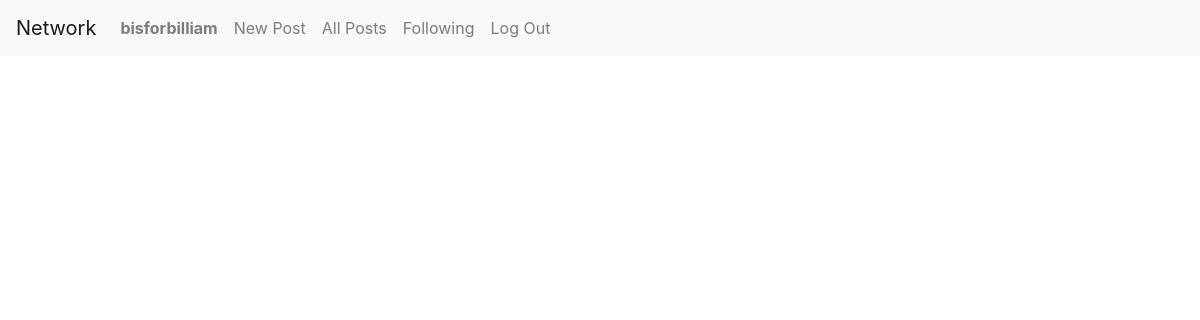
Page / (signed in) on the earlier database version.
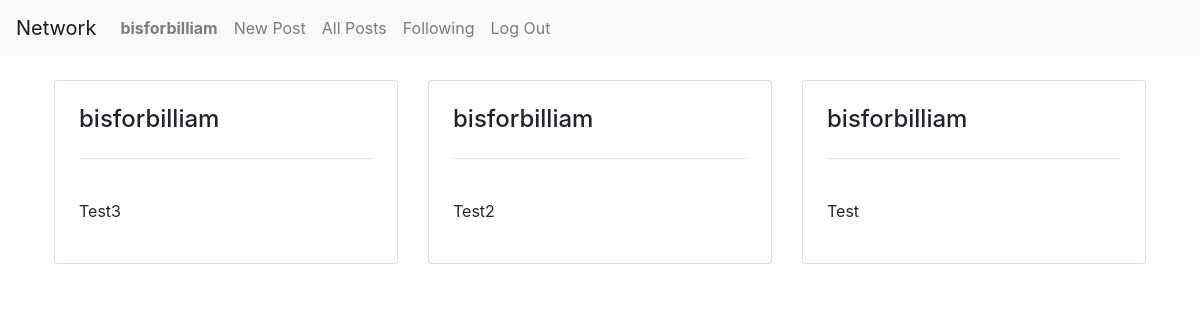
Same page on the later database version.
### network/models.py (models this page shows, shortened)
class User(AbstractUser):
    pass

class Entry(models.Model):
    post_id = models.AutoField(primary_key=True, default=None)
    poster = models.ForeignKey(User, on_delete=models.CASCADE, related_name="poster")
    content = models.TextField(default=None)
    timestamp = models.DateTimeField(auto_now_add=True)
    likes = models.IntegerField(default=0)

### network/views.py (the view)
# urls.py: path("", views.index, name="index"),
def index(request):
    allPosts = Entry.objects.all().order_by("-timestamp")
    paginator = Paginator(allPosts, 10)
    pageNumber = request.GET.get('page')
    pageObject = paginator.get_page(pageNumber)
    return render(request, "network/index.html", {
        "posts": pageObject
    })

### network/templates/network/index.html (shortened to what this page needs)
{% extends "network/layout.html" %}
{% block body %}
    <div class="container p-4">
        <div class="row">
            {% for post in posts %}
                <div class="col-lg-4 col-md-6 col-sm-12 pb-4">
                    <div class= "card h-100 p-4">
                        <h4>{{post.poster}}</h4>
                        <hr>
                        <br>
                        <p>{{post.content}}</p>
                    </div>
                </div>
            {% endfor %}
        </div>
    </div>
{% endblock %}

### network/templates/network/layout.html (shortened to what this page needs)
{% load static %}
<!DOCTYPE html>
<html lang="en">
    <head>
        <link rel="stylesheet" href="https://stackpath.bootstrapcdn.com/bootstrap/4.4.1/css/bootstrap.min.css">
        <link href="{% static 'network/styles.css' %}" rel="stylesheet">
    </head>
    <body>
        <nav class="navbar navbar-expand-lg navbar-light bg-light">
            <a class="navbar-brand" href="#">Network</a>
            <div>
              <ul class="navbar-nav mr-auto">
                {% if user.is_authenticated %}
                    <li class="nav-item">
                        <a class="nav-link" href="#"><strong>{{ user.username }}</strong></a>
                    </li>
                    <li class="nav-item">
                        <a class="nav-link" href="{% url 'new' %}">New Post</a>
                    </li>
                {% endif %}
                <li class="nav-item">
                  <a class="nav-link" href="{% url 'index' %}">All Posts</a>
                </li>
                {% if user.is_authenticated %}
                    <li class="nav-item">
                        <a class="nav-link" href="#">Following</a>
                    </li>
                    <li class="nav-item">
                        <a class="nav-link" href="{% url 'logout' %}">Log Out</a>
                    </li>
                {% endif %}
              </ul>
            </div>
          </nav>
        <div class="body">
            {% block body %}
            {% endblock %}
        </div>
    </body>
</html>

Differences in the rows shown:
added Entry: poster "bisforbilliam", content "Test3"
added Entry: poster "bisforbilliam", content "Test2"
added Entry: poster "bisforbilliam", content "Test"
